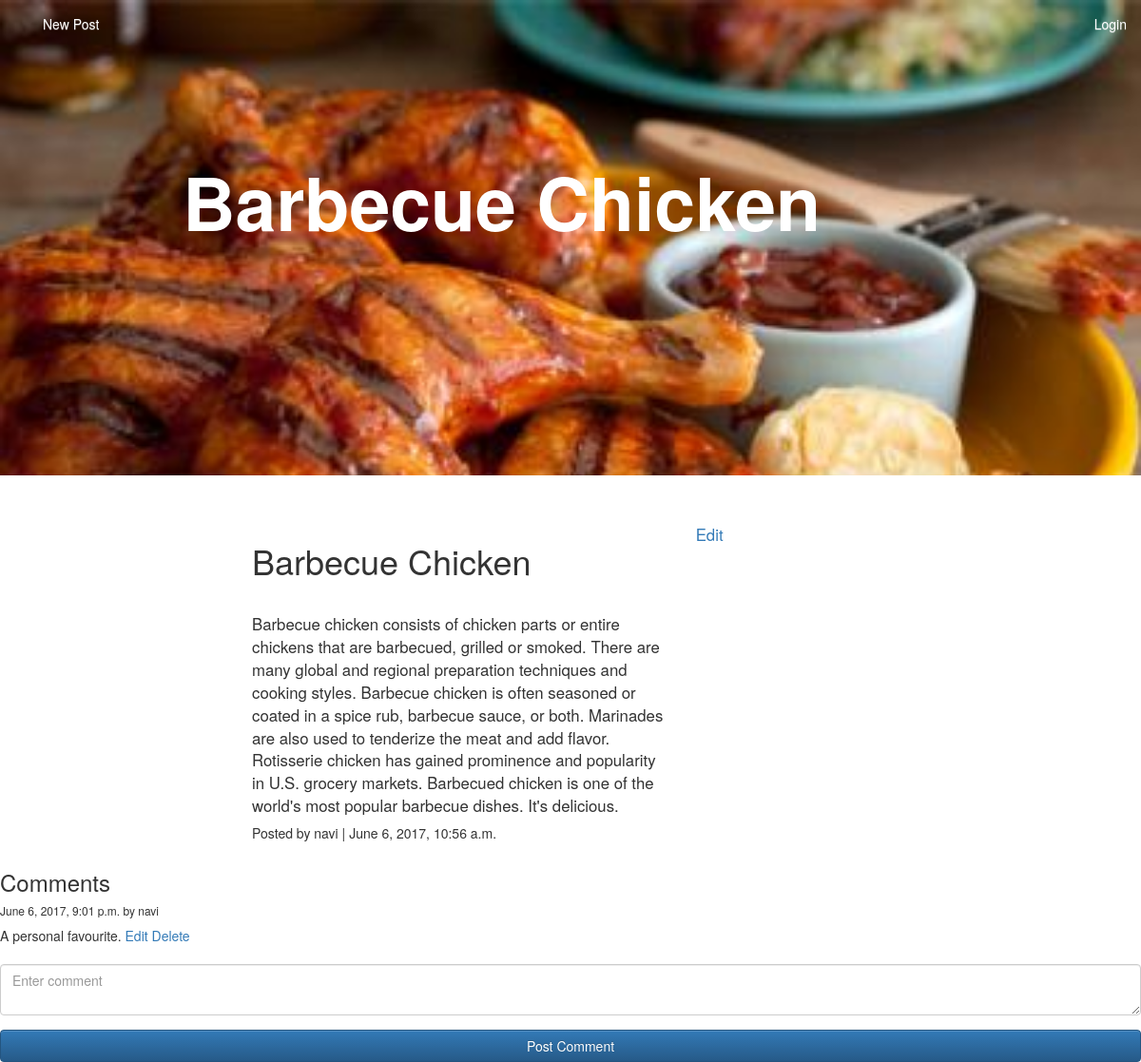
The page /blog/5/ on the database as committed earlier.
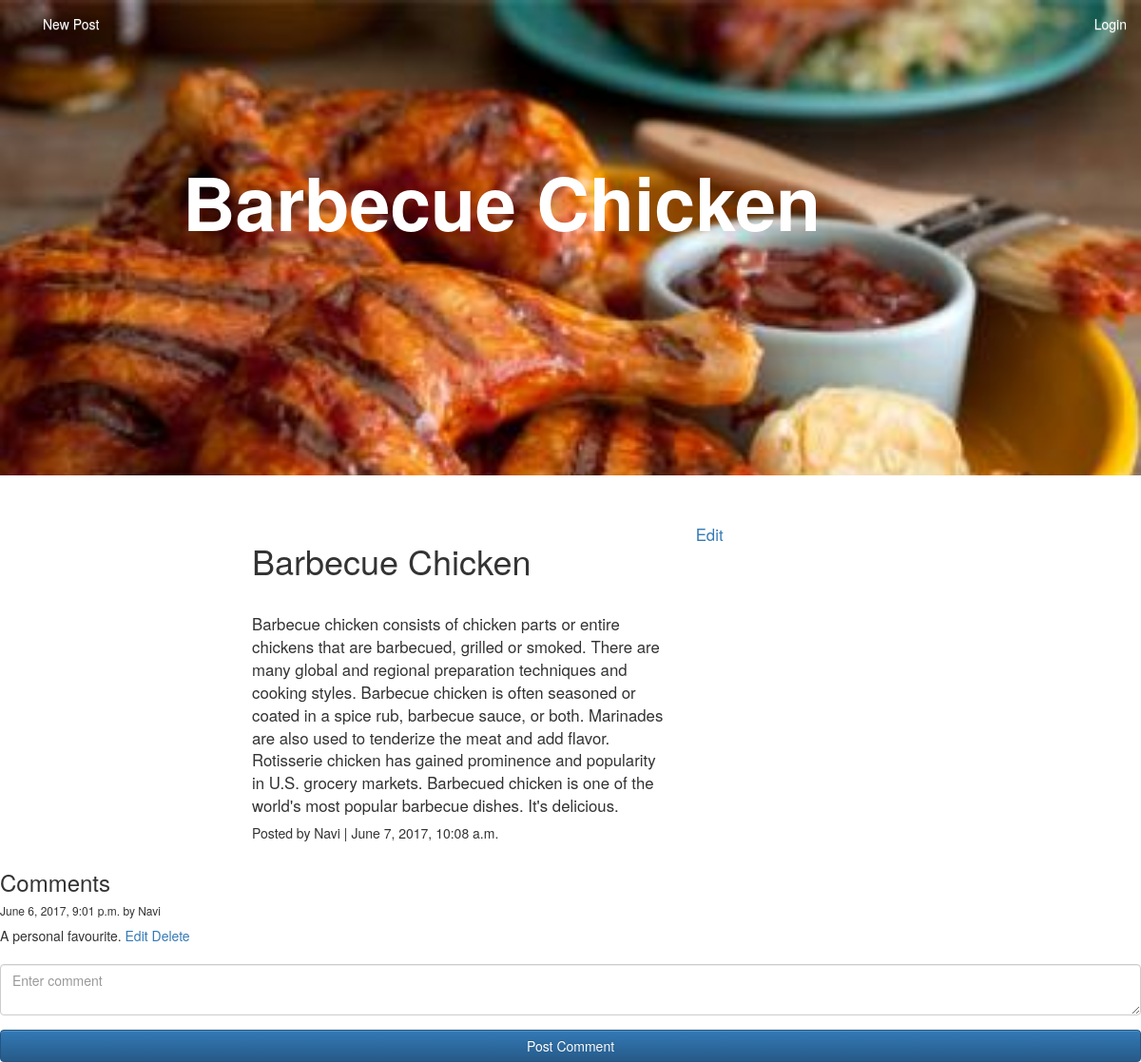
The same page on the database as committed later.
### blog/models.py (models this page shows, shortened)
class Post(models.Model):
    user = models.ForeignKey(User)
    title = models.CharField(max_length=50)
    content = models.TextField()
    img = models.ImageField(upload_to='blog_img/')
    pub_date = models.DateTimeField(auto_now=True, auto_now_add=False)
    is_published = models.BooleanField(default=False)

class Comment(models.Model):
    user = models.ForeignKey(User)
    post = models.ForeignKey(Post)
    comment_text = models.CharField(max_length=100)
    date = models.DateTimeField(auto_now=True, auto_now_add=False)

### blog/views.py (the view)
# urls.py: url(r'^(?P<id>[0-9]+)/$', post_detail, name="post"),
def post_detail(request, id):
    if request.method == "POST":
        comment = request.POST['comment']
        user = User.objects.get(username=request.user.username)
        c = Comment(comment_text=comment, post_id=id, user=user)
        c.save()
        return redirect('post', id)
    else:
        template_name = "blog/post.html"
        post = Post.objects.get(id=int(id))
        comments = Comment.objects.filter(post=post)
        context = {'post': post, 'comments': comments}
        return render(request, template_name, context)

### blog/templates/blog/post.html (shortened to what this page needs)
{% extends 'blog/base.html' %}
{% load static %}
{% block body %}
     {% include 'blog/navbar.html' %}
    <div id="cover-detail" style="background-image: url('/media/{{ post.img }}');">
        <h1 id="cover-text">{{ post.title }}</h1>
    </div>
    <div id="post-content">
    <div class="post-detail">
        <div class="container-fluid">
            <div class="row">
                <div class="col-md-8">
                    <h1>{{ post.title }}</h1>
                    <br>
                    <p>
                        {{ post.content }}
                    </p>
                    <h5>Posted by {{ post.user }} | {{ post.pub_date }}</h5>
                </div>
                <div class="col-md-4">
                    <a href="{% url 'edit_post' post.id %}">Edit</a>
                </div>
            </div>
        </div>
    </div>
        <h3>Comments</h3>
        {% for i in comments %}
            <h6>{{ i.date }}  by {{ i.user }}</h6>
            <h7>{{ i.comment_text }}  </h7>
        <a href="/blog/{{ post.id }}/editcom/{{ i.id }}">Edit</a>
        <a href="/blog/{{ post.id }}/delcom/{{ i.id }}">Delete</a><br><br>
        {% endfor %}
        <div id="div1">
        <form action="" method="post" >
        <div class="form-group">
            <textarea name="comment" required class="form-control" placeholder="Enter comment" ></textarea>
        </div>
        <button type="submit" name="go" class="btn btn-primary btn-block">Post Comment</button>
        </form>
        </div>
        {% endblock %}

Rows that differ between the two databases and show on the page:
changed Post "Barbecue Chicken": user "navi" → "Navi"; pub_date "June 6, 2017, 10:56 a.m." → "June 7, 2017, 10:08 a.m."
changed through a linked row, Comment "A personal favourite.": user "navi" → "Navi"
